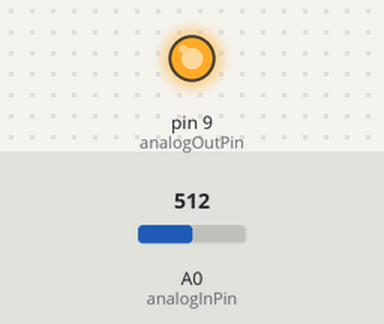
The sketch below on a simulated Arduino Uno, built with avr-gcc and run on an emulated ATmega328P. On the bench: output pins drawn as LEDs (lit = HIGH). The test bench sets the inputs (shaded band); at power-on: A0 (analogInPin) = 512.

Above: at 1.2 s.
1.3 s: A0 (analogInPin) set to 122
At 1.9 s:
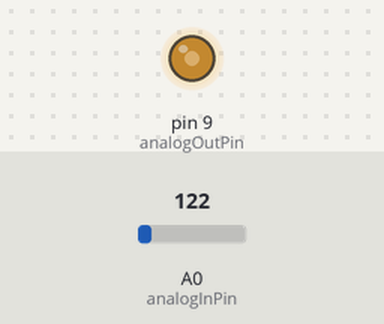
2.8 s: A0 (analogInPin) set to 0
At 4.0 s:
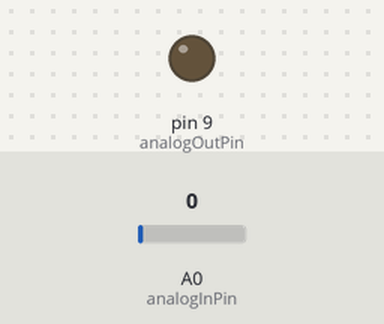
4.3 s: A0 (analogInPin) set to 306
At 5.2 s:
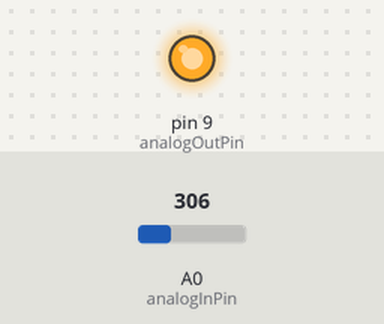
Timing chart, 0 to 7.3 s (numbered marks = the images above; inputs shaded):
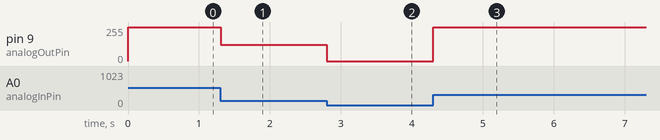

The sketch:

analogRead_analogWrite.ino
```cpp
const int analogInPin = 0;  // Analog input pin that the
                            // potentiometer is attached to
const int analogOutPin = 9; // Analog output pin that the LED
                            // is attached to

int sensorValue;        // value read from the pot

void setup() {
  pinMode(analogOutPin,OUTPUT);
}

void loop() {
  // read the analog in value:
  sensorValue = analogRead(analogInPin);

  // change the analog out value:
  analogWrite(analogOutPin, sensorValue);

  // wait 10 milliseconds before the next loop
  // for the analog-to-digital converter to settle
  // after the last reading
  delay(10);
}
```

Measured:
- after the input at 1.3 s, pin 9 (analogOutPin): 255/255 → 122/255 at once
- after the input at 2.8 s, pin 9 (analogOutPin): 122/255 → 0/255 at once
- after the input at 4.3 s, pin 9 (analogOutPin): 0/255 → 255/255 at once
